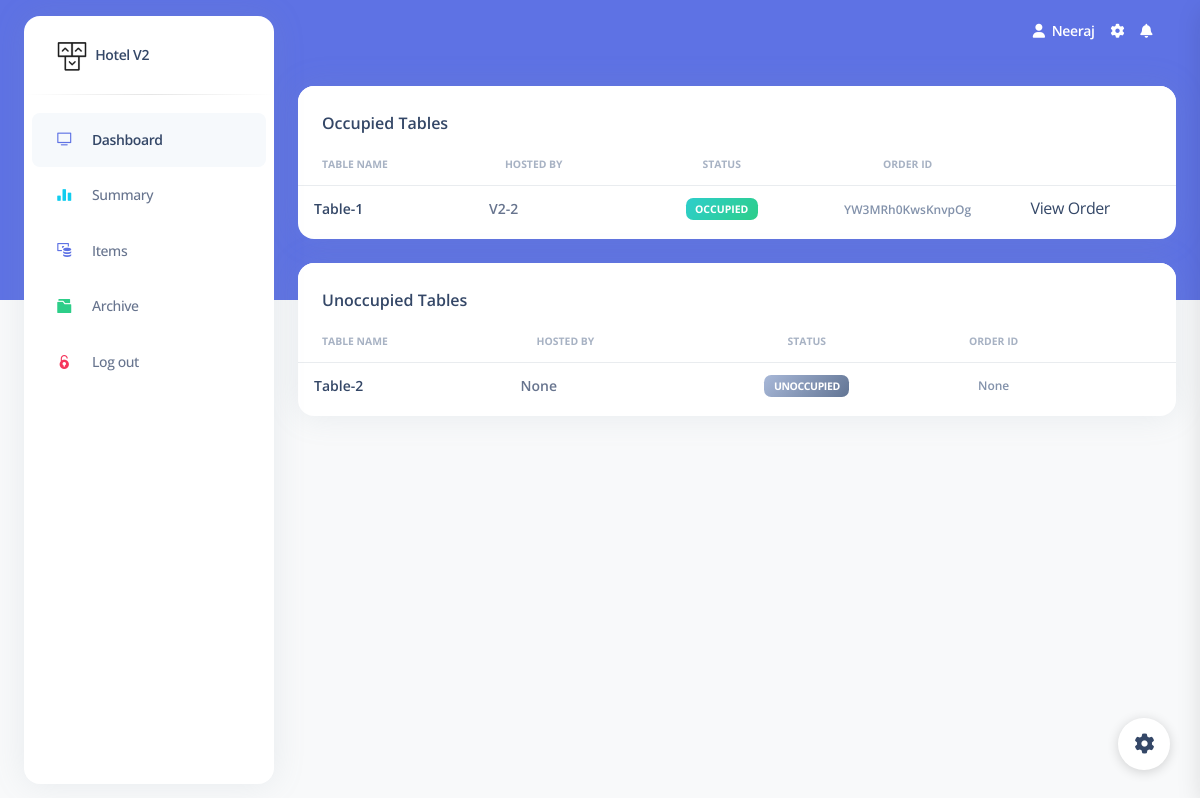
Page /owner_dashboard (signed in) on the committed database.
### app.py (models this page shows, shortened)
class user_details(db.Model, UserMixin):
    id = db.Column(db.Integer, unique=True, nullable=False, primary_key=True, autoincrement=True)
    name = db.Column(db.String(80), nullable=False)
    surname = db.Column(db.String(80))
    username = db.Column(db.String(80), unique=True, nullable=False)
    email = db.Column(db.String(120), unique=True)
    password = db.Column(db.String(80), nullable=False)
    phone = db.Column(db.Integer)
    role = db.Column(db.String(120), nullable=False)
    date_created = db.Column(db.DateTime, default=datetime.utcnow)

class tables(db.Model):
    table_id = db.Column(db.Integer, primary_key=True)
    name = db.Column(db.String(80), unique=True, nullable=False)
    status = db.Column(db.String(80), nullable=False)
    user = db.Column(db.String(120), db.ForeignKey('user_details.id'))
    order_id = db.Column(db.String(80))

### app.py (the view)
    @app.route('/owner_dashboard')
    @login_required
    def owner_dashboard():
        if current_user.role == '1':
            tables_occupied = tables.query.filter_by(status=1).all()
            tables_unoccupied = tables.query.filter_by(status=0).all()
            data = {
                'tables_occupied': [tables_occupied, len(tables_occupied)],
                'tables_unoccupied': [tables_unoccupied, len(tables_unoccupied)]
            }
            return render_template('owner_dashboard.html', data=data)
        flash('You are not authorized to view this page')
        return redirect(url_for('logout'))

### app.py (called while the page is built)
@login_manager.user_loader
def user_loader(id):
    return user_details.query.get(id)

### templates/owner_dashboard.html (shortened to what this page needs)
{% extends 'base.html' %}
{% block content %}
    <div class="container-fluid py-4">
      <div class="row">
        <div class="col-12">
          <div class="card mb-4">
            <div class="card-header pb-0">
              <h6>Occupied Tables</h6>
            </div>
            <div class="card-body px-0 pt-0 pb-2">
              <div class="table-responsive p-0">
                <table class="table align-items-center mb-0">
                  <thead>
                    <tr>
                      <th class="text-uppercase text-secondary text-xxs font-weight-bolder opacity-7">Table Name</th>
                      <th class="text-uppercase text-secondary text-xxs font-weight-bolder opacity-7">Hosted by</th>
                      <th class="text-center text-uppercase text-secondary text-xxs font-weight-bolder opacity-7">Status</th>
                      <th class="text-center text-uppercase text-secondary text-xxs font-weight-bolder opacity-7">Order ID</th>
                      <th class="text-secondary opacity-7"></th>
                    </tr>
                  </thead>
                  <tbody>
                  {% if data['tables_occupied'][1] > 0 %}
                    {% for table in data['tables_occupied'][0] %}
                        <tr>
                          <td>
                            <div class="d-flex px-2 py-1">
                              <div class="d-flex flex-column justify-content-center">
                                <h6 class="mb-0 text-sm">{{ table.name }}</h6>
                              </div>
                            </div>
                          </td>
                          <td>
                            <p class="text-sm font-weight-bold mb-0">V2-{{ table.user }}</p>
                          </td>
                          <td class="align-middle text-center text-sm">
                             <span class="badge badge-sm bg-gradient-success">Occupied</span>
                          </td>
                          <td class="align-middle text-center">
                            <span class="text-secondary text-xs font-weight-bold">{{ table.order_id }}</span>
                          </td>
                          <td class="align-middle">
                              <a href="/order/{{ table.order_id }}">
                                  View Order
                              </a>
                          </td>
                        </tr>
                    {% endfor %}
                  {% else %}
                    <tr>
                      <td colspan="5">
                        <p class="text-center">No occupied tables</p>
                      </td>
                    </tr>
                  {% endif %}
                  </tbody>
                </table>
              </div>
            </div>
          </div>
        </div>
      </div>
    <div class="row">
        <div class="col-12">
          <div class="card mb-4">
            <div class="card-header pb-0">
              <h6>Unoccupied Tables</h6>
            </div>
            <div class="card-body px-0 pt-0 pb-2">
              <div class="table-responsive p-0">
                <table class="table align-items-center mb-0">
                  <thead>
                    <tr>
                      <th class="text-uppercase text-secondary text-xxs font-weight-bolder opacity-7">Table Name</th>
                      <th class="text-uppercase text-secondary text-xxs font-weight-bolder opacity-7">Hosted by</th>
                      <th class="text-center text-uppercase text-secondary text-xxs font-weight-bolder opacity-7">Status</th>
                      <th class="text-center text-uppercase text-secondary text-xxs font-weight-bolder opacity-7">Order ID</th>
                      <th class="text-secondary opacity-7"></th>
                    </tr>
                  </thead>
                  <tbody>
                  {% if data['tables_unoccupied'][1] > 0 %}
                    {% for table in data['tables_unoccupied'][0] %}
                        <tr>
                          <td>
                            <div class="d-flex px-2 py-1">
                              <div class="d-flex flex-column justify-content-center">
                                <h6 class="mb-0 text-sm">{{ table.name }}</h6>
                              </div>
                            </div>
                          </td>
                          <td>
                            <p class="text-sm font-weight-bold mb-0">{{ table.user }}</p>
                          </td>
                          <td class="align-middle text-center text-sm">
                              <a href="/activate_table/{{ table.table_id }}">
                                  <span class="badge badge-sm bg-gradient-secondary">Unoccupied</span>
                              </a>
                          </td>
                          <td class="align-middle text-center">
                            <span class="text-secondary text-xs font-weight-bold">{{ table.order_id }}</span>
                          </td>
                          <td class="align-middle">
                          </td>
                        </tr>
                    {% endfor %}
                  {% else %}
                    <tr>
                      <td colspan="5">
                        <p class="text-center">No unoccupied tables</p>
                      </td>
                    </tr>
                  {% endif %}
                  </tbody>
                </table>
              </div>
            </div>
          </div>
        </div>
      </div>
    </div>
{% endblock %}

### templates/base.html (shortened to what this page needs)
<!DOCTYPE html>
<html lang="en">
<head>
  <link href="{{ url_for('static', filename='css/nucleo-icons.css') }}" rel="stylesheet" />
  <link href="{{ url_for('static', filename='css/nucleo-svg.css') }}" rel="stylesheet" />
<link rel="stylesheet" href="https://cdnjs.cloudflare.com/ajax/libs/selectize.js/0.12.6/css/selectize.bootstrap3.min.css" />
  <link href="{{ url_for('static', filename='css/nucleo-svg.css') }}" rel="stylesheet" />
  <link id="pagestyle" href="{{ url_for('static', filename='css/argon-dashboard.css') }}" rel="stylesheet" />
</head>
<body class="g-sidenav-show   bg-gray-100">
  <aside class="sidenav bg-white navbar navbar-vertical navbar-expand-xs border-0 border-radius-xl my-3 fixed-start ms-4 " id="sidenav-main">
    <div class="sidenav-header">
      <a class="navbar-brand m-0" href=" https://demos.creative-tim.com/argon-dashboard/pages/dashboard.html " target="_blank">
        <img src="{{ url_for('static', filename='img/logo-ct-dark.png') }}" class="navbar-brand-img h-100" alt="main_logo">
        <span class="ms-1 font-weight-bold">Hotel V2</span>
      </a>
    </div>
    <hr class="horizontal dark mt-0">
    <div class="collapse navbar-collapse  w-auto " id="sidenav-collapse-main">
      <ul class="navbar-nav">
        <li class="nav-item">
          <a class="nav-link active" href="/dashboard">
            <div class="icon icon-shape icon-sm border-radius-md text-center me-2 d-flex align-items-center justify-content-center">
              <i class="ni ni-tv-2 text-primary text-sm opacity-10"></i>
            </div>
            <span class="nav-link-text ms-1">Dashboard</span>
          </a>
        </li>
      <li class="nav-item">
          <a class="nav-link {% block summary %}{% endblock %}" href="/summary">
            <div class="icon icon-shape icon-sm border-radius-md text-center me-2 d-flex align-items-center justify-content-center">
              <i class="ni ni-chart-bar-32 text-info text-sm opacity-10"></i>
            </div>
            <span class="nav-link-text ms-1">Summary</span>
          </a>
        </li>
      <li class="nav-item">
          <a class="nav-link {% block items %}{% endblock %}" href="/items">
            <div class="icon icon-shape icon-sm border-radius-md text-center me-2 d-flex align-items-center justify-content-center">
              <i class="ni ni-money-coins text-primary text-sm opacity-10"></i>
            </div>
            <span class="nav-link-text ms-1">Items</span>
          </a>
        </li>
      <li class="nav-item">
          <a class="nav-link {% block archive %}{% endblock %}" href="/archive_item">
            <div class="icon icon-shape icon-sm border-radius-md text-center me-2 d-flex align-items-center justify-content-center">
              <i class="ni ni-folder-17 text-success text-sm opacity-10"></i>
            </div>
            <span class="nav-link-text ms-1">Archive</span>
          </a>
        </li>
      <li class="nav-item">
          <a class="nav-link " href="/logout">
            <div class="icon icon-shape icon-sm border-radius-md text-center me-2 d-flex align-items-center justify-content-center">
              <i class="ni ni-lock-circle-open text-danger text-sm opacity-10"></i>
            </div>
            <span class="nav-link-text ms-1">Log out</span>
          </a>
        </li>
      </ul>
    </div>
  </aside>
  <main class="main-content position-relative border-radius-lg ">
    <nav class="navbar navbar-main navbar-expand-lg px-0 mx-4 shadow-none border-radius-xl " id="navbarBlur" data-scroll="false">
      <div class="container-fluid py-1 px-3">
        <div class="collapse navbar-collapse mt-sm-0 mt-2 me-md-0 me-sm-4" id="navbar">
          <ul class="navbar-nav  justify-content-end">
            <li class="nav-item d-flex align-items-center">
              <a href="javascript:;" class="nav-link text-white font-weight-bold px-0">
                <i class="fa fa-user me-sm-1"></i>
                <span class="d-sm-inline d-none">{{ current_user.name }}</span>
              </a>
            </li>
            <li class="nav-item px-3 d-flex align-items-center">
              <a href="javascript:;" class="nav-link text-white p-0">
                <i class="fa fa-cog fixed-plugin-button-nav cursor-pointer"></i>
              </a>
            </li>
            <li class="nav-item dropdown pe-2 d-flex align-items-center">
              <a href="javascript:;" class="nav-link text-white p-0" id="dropdownMenuButton" data-bs-toggle="dropdown" aria-expanded="false">
                <i class="fa fa-bell cursor-pointer"></i>
              </a>
            </li>
          </ul>
        </div>
      </div>
    </nav>
    {% block content %}
    {% endblock %}
  </main>
  <div class="fixed-plugin">
    <a class="fixed-plugin-button text-dark position-fixed px-3 py-2">
      <i class="fa fa-cog py-2"> </i>
    </a>
  </div>
</body>
</html>

### static/css/nucleo-svg.css (style rules this page uses)
.icon { display: inline-block; color: #111111; height: 1em; width: 1em; }
.icon-sm { height: 0.8em; width: 0.8em; }
.icon { fill: currentColor; stroke: none; }

### rows in the picture
user_details: name "Neeraj"
tables: name "Table-1", user "2", order_id "YW3MRh0KwsKnvpOg"
tables: name "Table-2", user "None", order_id "None"
